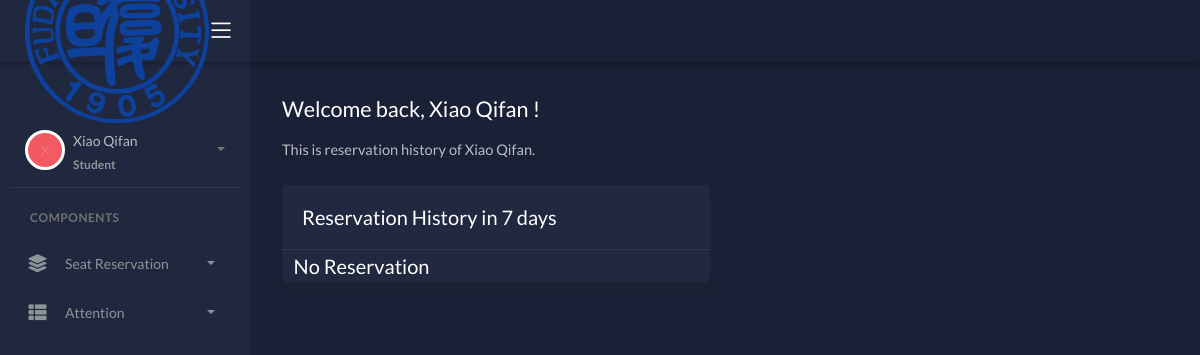
The page /look_others (signed in) on the database as committed earlier.
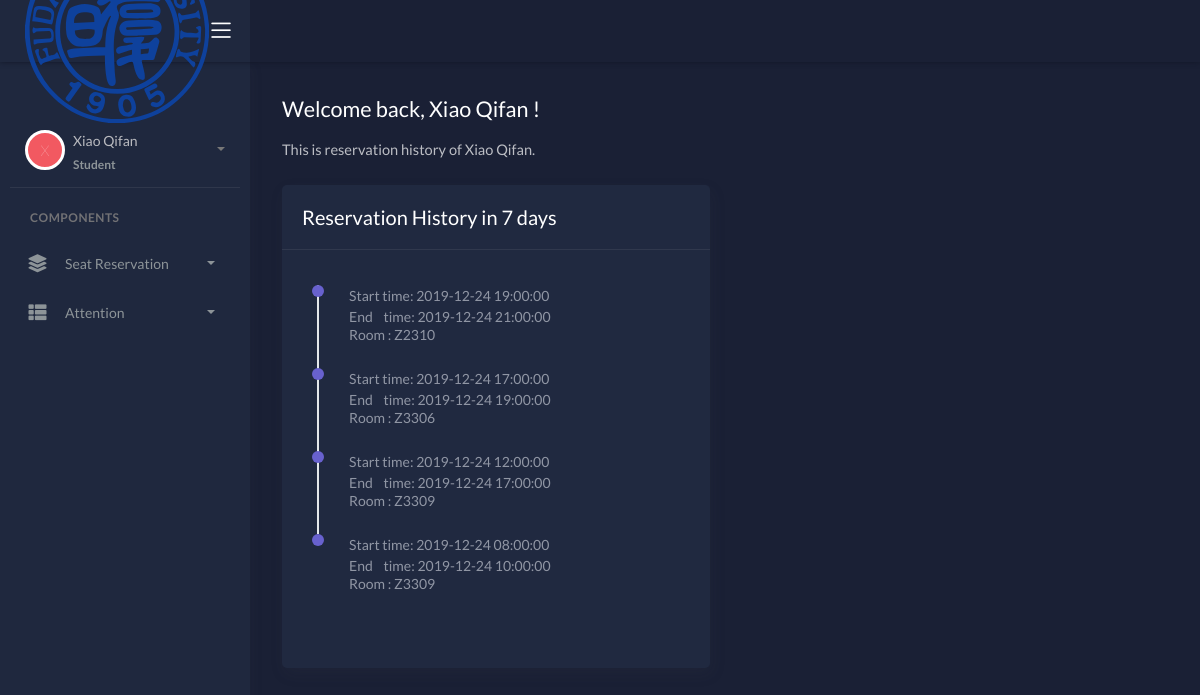
The same page on the database as committed later.
### data/models.py (models this page shows)
class Students(models.Model):
	student_id = models.CharField(primary_key=True, max_length=45)
	name = models.CharField(max_length=45)
	age = models.IntegerField(default=18)
	sex = models.CharField(max_length=1,default='M')
	major = models.CharField(max_length=45)
	password = models.CharField(max_length=128,default='Fudan')
	is_admin = models.BooleanField(default = False)
	close = models.BooleanField(default = False)

class Rent(models.Model):
	rent_id = models.BigAutoField(primary_key=True)
	begin_time = models.DateTimeField(default = timezone.now())
	chair = models.ForeignKey('Chairs', models.DO_NOTHING, db_column='chair', null=True)
	student = models.ForeignKey('Students', models.DO_NOTHING, db_column='student', null = True)
	arrive_time = models.DateTimeField( default = timezone.now())
	end_time = models.DateTimeField(default = timezone.now() + datetime.timedelta(days=1) )

class Chairs(models.Model):
	chair_id = models.BigAutoField(primary_key=True)
	row = models.IntegerField()
	col = models.IntegerField()
	is_real = models.BooleanField(default = True)
	room = models.ForeignKey('Rooms', on_delete = models.CASCADE, null = True)

class Rooms(models.Model):
	room_id = models.CharField(primary_key=True, max_length=45)
	room_row = models.IntegerField()
	room_col = models.IntegerField()
	availble_number = models.IntegerField(default = 0)
	total_seat = models.IntegerField(default = 0)

### LRPJ/views_1.py (the view)
# urls.py: url(r'^look_others', views_1.look_others, name = 'look_others'),
def look_others(request):
	request.session.setdefault('login_user', '???')
	request.session.setdefault('frd', '???')
	context = {'error': False}
	user_id = request.session['login_user']
	user = models.Students.objects.get(pk = user_id)
	frd_id = request.session['frd']
	frd = models.Students.objects.get(pk = frd_id)
	if user_id == '???':
		return HttpResponseRedirect('/login')
	if user.is_admin:
		return HttpResponseRedirect('/generate_seat')
	if frd_id == '???':
		return  HttpResponseRedirect('/home')
	context['user'] = user
	context['frd'] = frd
	now = timezone.now()
	res_list = models.Rent.objects.filter(begin_time__gte = now - datetime.timedelta(days=7),\
				student = frd).order_by("-begin_time")
	if res_list:
		context['res_list'] = res_list
	request.session['frd'] = ''
	return render(request, 'look_others.html', context)

### templates/look_others.html (shortened to what this page needs)
<!DOCTYPE html>
<html lang="en">
<head>
	<link rel="stylesheet" href="/assets/css/bootstrap.min.css">
	<link rel="stylesheet" href="/assets/css/atlantis.min.css">
</head>
<body data-background-color="dark">
	<div class="wrapper">
		<div class="main-header">
			<div class="logo-header" data-background-color="dark2">
					<img src="/assets/img/Fudan_University_Logo.svg" alt="navbar brand" class="navbar-brand">
				<div class="nav-toggle">
					<button class="btn btn-toggle toggle-sidebar">
						<i class="icon-menu"></i>
					</button>
				</div>
			</div>
			<nav class="navbar navbar-header navbar-expand-lg" data-background-color="dark">
				<div class="container-fluid">
					<ul class="navbar-nav topbar-nav ml-md-auto align-items-center">
						<li class="nav-item dropdown hidden-caret">
							<a class="dropdown-toggle profile-pic" data-toggle="dropdown" href="#" aria-expanded="false">
								<div class="avatar-sm">
								</div>
							</a>
						</li>
					</ul>
				</div>
			</nav>
		</div>
		<div class="sidebar sidebar-style-2" data-background-color="dark2" >
			<div class="sidebar-wrapper scrollbar scrollbar-inner">
				<div class="sidebar-content">
					<div class="user pt-5" >
						<div class="avatar-sm float-left mr-2 ">
							<span class="avatar-title rounded-circle border border-white bg-danger">{{ user.name.0 }}</span>
						</div>
						<div class="info">
							<a data-toggle="collapse" href="#collapseExample" aria-expanded="true">
								<span>
									{{ user.name }}
									<span class="user-level">Student</span>
									<span class="caret"></span>
								</span>
							</a>
						</div>
					</div>
					<ul class="nav nav-primary">
						<li class="nav-section">
							<h4 class="text-section">Components</h4>
						</li>
						<li class="nav-item">
							<a data-toggle="collapse" href="#base">
								<i class="fas fa-layer-group"></i>
								<p>Seat Reservation</p>
								<span class="caret"></span>
							</a>
						</li>
						<li class="nav-item">
							<a data-toggle="collapse" href="#sidebarLayouts">
								<i class="fas fa-th-list"></i>
								<p>Attention</p>
								<span class="caret"></span>
							</a>
						</li>
					</ul>
				</div>
			</div>
		</div>
		<div class="main-panel">
			<div class="content">
				<div class="page-inner">
					<div class="mt-2 mb-4">
						<h2 class="text-white pb-2">Welcome back, {{ user.name }} !</h2>
						<h5 class="text-white op-7 mb-4">This is reservation history of {{ frd.name }}.</h5>
					</div>
					<div class="row">
						<div class="col-md-6">
							<div class="card">
								<div class="card-header">
									<div class="card-head-row">
										<div class="card-title">Reservation History in 7 days</div>
									</div>
								</div>
								{% if not res_list %}
									<div class="card-title fw-mediumbold">&nbsp;&nbsp; No Reservation</div>
								{% else %}
									<form action="/home" method="POST">
										<div class="card-body">
											<ol class="activity-feed">
												{% for r in res_list %}
												<li class="feed-item feed-item-secondary">
													<td>Start time: {{ r.begin_time|date:"Y-m-d H:i:s" }}</td>
													<br>
													<td>End &nbsp;&nbsp; time: {{ r.end_time|date:"Y-m-d H:i:s" }}</td>
													<br>
													<span class="text"> Room : {{ r.chair.room.room_id }}</span>
												</li>
												{% endfor %}
											</ol>
										</div>
									</form>
								{% endif %}
							</div>
						</div>
					</div>
				</div>
			</div>
		</div>
	</div>
</body>
</html>

Rows that differ between the two databases and show on the page:
added Rent: begin_time "2019-12-24 19:00:00", end_time "2019-12-24 21:00:00", chair.room.room_id "Z2310"
added Rent: begin_time "2019-12-24 17:00:00", end_time "2019-12-24 19:00:00", chair.room.room_id "Z3306"
added Rent: begin_time "2019-12-24 12:00:00", end_time "2019-12-24 17:00:00", chair.room.room_id "Z3309"
added Rent: begin_time "2019-12-24 08:00:00", end_time "2019-12-24 10:00:00", chair.room.room_id "Z3309"
Other text that changed with them:
text no longer shown: "No Reservation"
